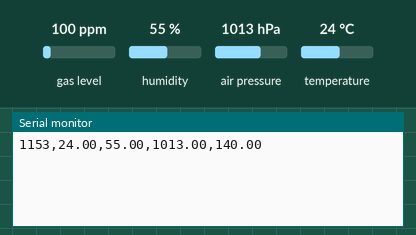
The program below on a simulated ESP32. Parts: the last lines printed to the serial monitor. Inputs (shaded band) come from the test bench; at power-on: gas level 100 ppm, humidity 55 %, air pressure 1013 hPa, temperature 24 °C.

Above: at 2.2 s.
2.3 s: gas level set to 20 ppm
At 3.6 s:
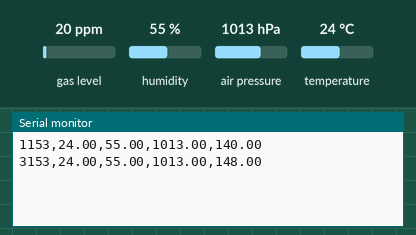
5.0 s: humidity set to 22 %
At 6.4 s:
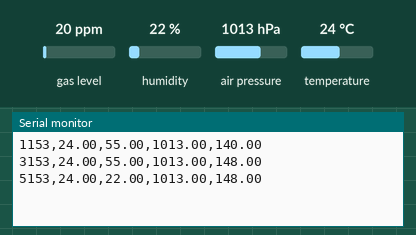
7.7 s: air pressure set to 952 hPa
At 10.1 s:
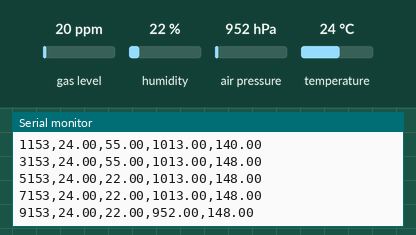
10.4 s: temperature set to 12 °C
At 12.1 s:
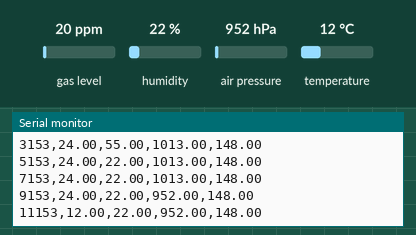
Timing chart, 0 to 13.6 s (numbered marks = the images above; inputs shaded):
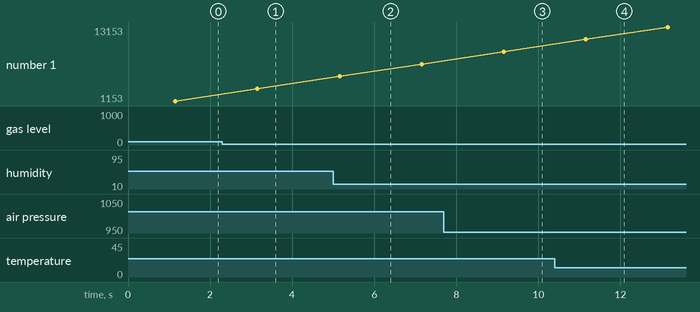

The program:

main.cpp
```cpp
#include <Arduino.h>
#include <Wire.h>
#include <Adafruit_BME680.h>
#include <freertos/FreeRTOS.h>
#include <freertos/task.h>
#include <freertos/queue.h>

#define SDA_PIN 21  // GPIO 21 for I2C data pin
#define SCL_PIN 22  // GPIO 22 for I2C clock pin

Adafruit_BME680 bme;  // BME680 sensor object set to I2C mode

struct SensorSample {   // structure to hold one complete sensor reading
  uint32_t ms;          // timestamp in milliseconds
  float temperature_c;
  float humidity_pct;
  float pressure_hpa;
  float gas_kohm;
};
QueueHandle_t sampleQueue;        // FreeRTOS queue for passing sensor data between tasks

// task 1 reads sensor data every 2 seconds and pushes it to the queue
void sensorTask(void *pvParameters) {
  TickType_t lastWakeTime = xTaskGetTickCount();    // reference time
  const TickType_t period = pdMS_TO_TICKS(2000);    // 2 second period

  while (true) {
    SensorSample sample;        // structure to hold current reading

    if (bme.performReading()) { // read sensor data (returns false if read fails)
      sample.ms = millis();     // get timestamp
      sample.temperature_c = bme.temperature;
      sample.humidity_pct = bme.humidity;
      sample.pressure_hpa = bme.pressure / 100.0f;    // converting Pa to hPa
      sample.gas_kohm = bme.gas_resistance / 1000.0f; // converting ohm to kiloohm
      xQueueSend(sampleQueue, &sample, 0);  // send sample to queue, If queue is full, sample gets dropped
    }
    xTaskDelayUntil(&lastWakeTime, period); // delay until next period
  }
}
// task 2 waits for data from queue and prints it over serial (UART)
void serialTask(void *pvParameters) {
  SensorSample sample;

  while(true) {
    // wait until new sample is available
    if (xQueueReceive(sampleQueue, &sample, portMAX_DELAY) == pdTRUE) {
      // separated by commas for easy parsing
      Serial.print(sample.ms);
      Serial.print(",");
      Serial.print(sample.temperature_c, 2);  // prints values to 2 decimal places
      Serial.print(",");
      Serial.print(sample.humidity_pct, 2);
      Serial.print(",");
      Serial.print(sample.pressure_hpa, 2);
      Serial.print(",");
      Serial.println(sample.gas_kohm, 2);
    }
  }
}

void setup() {
  Serial.begin(115200);   // serial comm start
  delay(1000);            // delay for serial monitor to connect

  Wire.begin(SDA_PIN, SCL_PIN);   // initialize I2C

  if (!bme.begin(0x77)) { // BME sensor I2C address is 0x77
    Serial.println("ERROR: BME680 not found at 0x77");
    while (true) {
      delay(1000);
    }
  }
  // configuring the sensor settings
  bme.setTemperatureOversampling(BME680_OS_8X);
  bme.setHumidityOversampling(BME680_OS_2X);
  bme.setPressureOversampling(BME680_OS_4X);
  bme.setIIRFilterSize(BME680_FILTER_SIZE_3);
  bme.setGasHeater(320, 150);

  // queue can handle up to 10 samples
  sampleQueue = xQueueCreate(10, sizeof(SensorSample));
  if (sampleQueue == NULL) {
    Serial.println("ERROR: Failed to create queue");  // stop if fail
    while (true) {
      delay(1000);
    }
  }
  // Pin both tasks to ESP32 Core 1 for predictable timing (stability), 4 KB stack memory for each
  xTaskCreatePinnedToCore(sensorTask, "SensorTask", 4096, NULL, 2, NULL, 1);  // priority 2 task
  xTaskCreatePinnedToCore(serialTask, "SerialTask", 4096, NULL, 1, NULL, 1);  // priority 1 task
}

void loop() {
  // run task, sleep for 1 second and repeat (reduces CPU load and jitter)
  vTaskDelay(pdMS_TO_TICKS(1000));
}
```

Measured:
- after the input at 2.3 s, the serial monitor: prints a new line after 0.85 s (image 1)
- after the input at 5.0 s, the serial monitor: prints a new line after 0.16 s (image 2)
- after the input at 7.7 s, the serial monitor: prints a new line after 1.5 s (image 3)
- after the input at 10.4 s, the serial monitor: prints a new line after 0.75 s (image 4)
